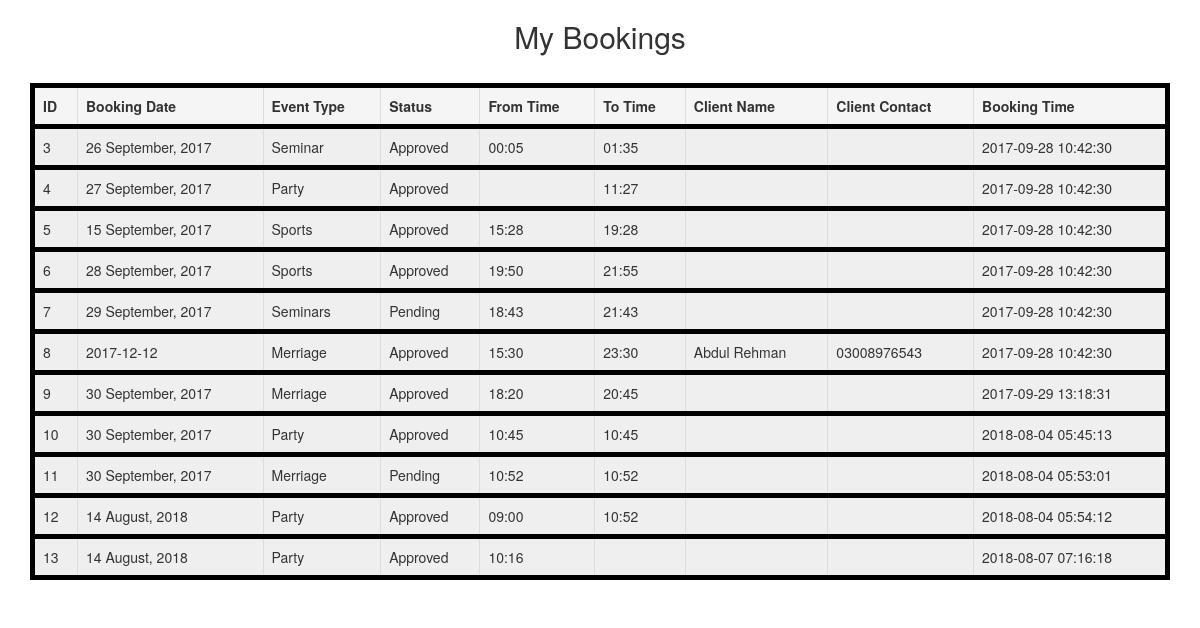
The page /mybookings.php on the database its author committed.
### tables this page shows
CREATE TABLE `bookings` (
  `id` int(11) NOT NULL,
  `bid` int(11) NOT NULL,
  `uid` int(11) NOT NULL,
  `bookingDate` varchar(20) NOT NULL,
  `eventType` varchar(20) NOT NULL,
  `bstatus` varchar(20) NOT NULL,
  `fromTime` varchar(20) NOT NULL,
  `toTime` varchar(20) NOT NULL,
  `cname` varchar(20) NOT NULL,
  `ccontact` varchar(15) NOT NULL,
  `createdAt` timestamp NOT NULL DEFAULT CURRENT_TIMESTAMP
);

### mybookings.php (the view, shortened to what this page needs)
<!DOCTYPE html>
<html lang="en">
<head>
  <link rel="stylesheet" href="https://maxcdn.bootstrapcdn.com/bootstrap/3.3.7/css/bootstrap.min.css">
</head>
<body>
<div class="container">
  <h2 style="text-align: center;">My Bookings</h2><br>
  <table class="table table-bordered">
    <thead>
      <tr class="active" style="background-color: #6777;">
        <th>ID</th>
        <th>Booking Date</th>
        <th>Event Type</th>
        <th>Status</th>
        <th>From Time</th>
        <th>To Time</th>
        <th>Client Name</th>
        <th>Client Contact</th>
        <th>Booking Time</th>
      </tr>
    </thead>
    <tbody style="background-color: #1111;">
      <?php
        include 'conn.php';
        $sql=mysqli_query($conn, "SELECT * FROM bookings");
        while($row=mysqli_fetch_array($sql))
        {
    ?>
      <tr>
        <td><?php echo $row['id'];?></td>
        <td><?php echo $row['bookingDate'];?></td>
        <td><?php echo $row['eventType'];?></td>
        <td><?php echo $row['bstatus'];?></td>
        <td><?php echo $row['fromTime'];?></td>
        <td><?php echo $row['toTime'];?></td>
        <td><?php echo $row['cname'];?></td>
        <td><?php echo $row['ccontact'];?></td>
        <td><?php echo $row['createdAt'];?></td>
    </tr>
      <?php   }?>
    </tbody>
  </table>
</div>
</body>
</html>

### mybookings.php (style rules this page uses)
table,tr,th,td { border: 5px solid black; }

### rows shown on the page
bookings: id "3", bookingDate "26 September, 2017", eventType "Seminar", bstatus "Approved", fromTime "00:05", toTime "01:35", createdAt "2017-09-28 10:42:30"
bookings: id "4", bookingDate "27 September, 2017", eventType "Party", bstatus "Approved", toTime "11:27", createdAt "2017-09-28 10:42:30"
bookings: id "5", bookingDate "15 September, 2017", eventType "Sports", bstatus "Approved", fromTime "15:28", toTime "19:28", createdAt "2017-09-28 10:42:30"
bookings: id "6", bookingDate "28 September, 2017", eventType "Sports", bstatus "Approved", fromTime "19:50", toTime "21:55", createdAt "2017-09-28 10:42:30"
bookings: id "7", bookingDate "29 September, 2017", eventType "Seminars", bstatus "Pending", fromTime "18:43", toTime "21:43", createdAt "2017-09-28 10:42:30"
bookings: id "8", bookingDate "2017-12-12", eventType "Merriage", bstatus "Approved", fromTime "15:30", toTime "23:30", cname "Abdul Rehman", ccontact "03008976543", createdAt "2017-09-28 10:42:30"
bookings: id "9", bookingDate "30 September, 2017", eventType "Merriage", bstatus "Approved", fromTime "18:20", toTime "20:45", createdAt "2017-09-29 13:18:31"
bookings: id "10", bookingDate "30 September, 2017", eventType "Party", bstatus "Approved", fromTime "10:45", toTime "10:45", createdAt "2018-08-04 05:45:13"
bookings: id "11", bookingDate "30 September, 2017", eventType "Merriage", bstatus "Pending", fromTime "10:52", toTime "10:52", createdAt "2018-08-04 05:53:01"
bookings: id "12", bookingDate "14 August, 2018", eventType "Party", bstatus "Approved", fromTime "09:00", toTime "10:52", createdAt "2018-08-04 05:54:12"
bookings: id "13", bookingDate "14 August, 2018", eventType "Party", bstatus "Approved", fromTime "10:16", createdAt "2018-08-07 07:16:18"
